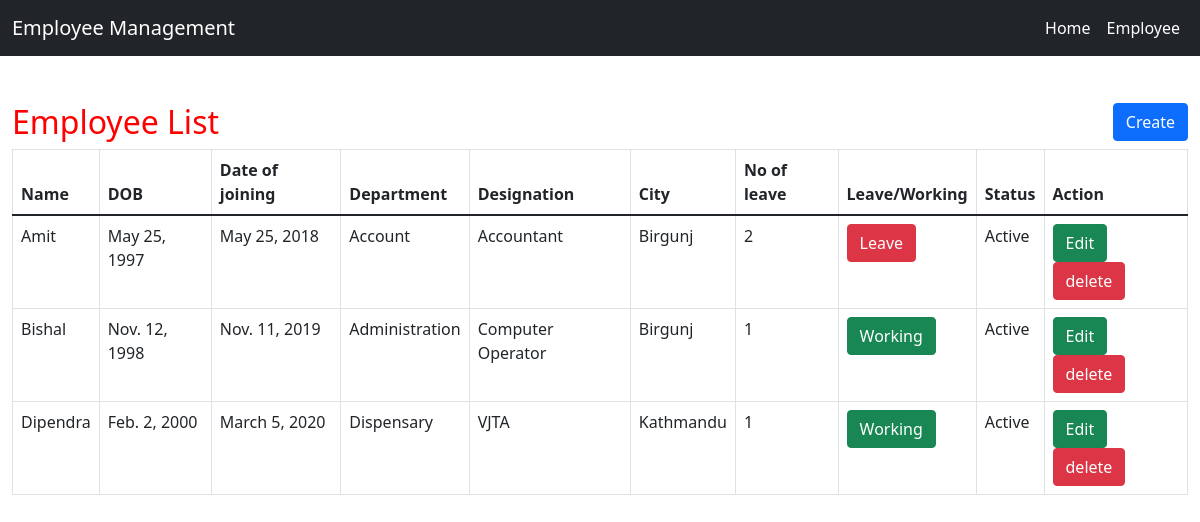
Page /employee-list/ on the earlier database version.
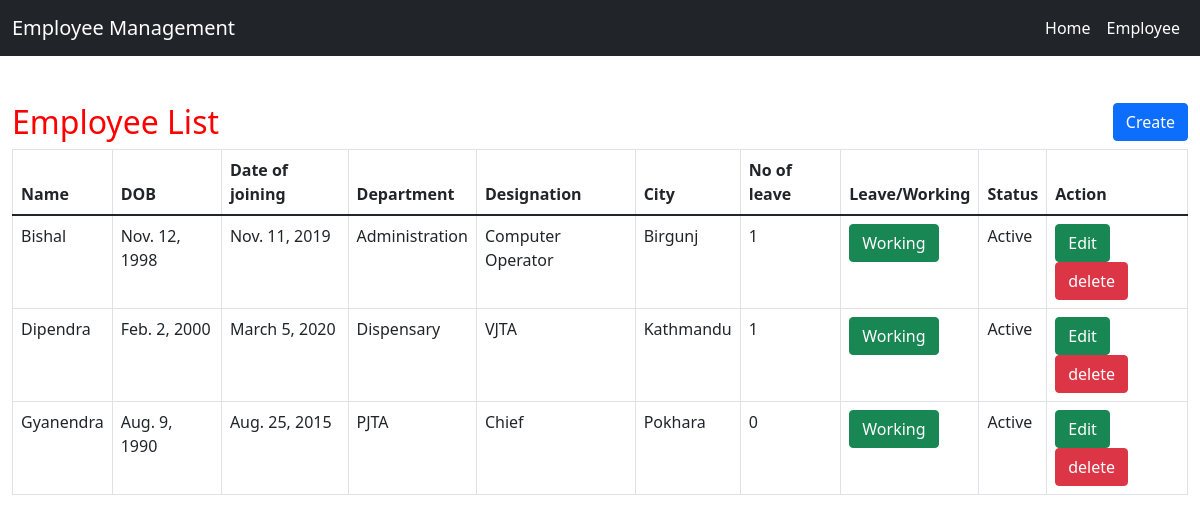
Same page on the later database version.
### app/models.py (models this page shows, shortened)
class Employee(models.Model):
    name = models.CharField(max_length=100,null=True)
    dob = models.DateField(null=True,blank=True)
    doj = models.DateField(null=True,blank=True)
    department = models.CharField(max_length=100,null=True)
    post = models.CharField(max_length=100,null=True)
    address = models.CharField(max_length=100,null=True)
    active = models.BooleanField(default=True)
    leave_count = models.IntegerField(null=True,blank=True,default=0)
    on_leave = models.BooleanField(default=False)

### app/views.py (the view)
# urls.py: path('employee-list/', views.employee_list,name='employee_list'),
def employee_list(request):
    employee_list = Employee.objects.all()
    context = {
        'employee_list':employee_list,
    }
    return render(request,'employee_list.html',context)

### app/templates/employee_list.html (shortened to what this page needs)
{% extends 'home.html' %}
{% block body %}
<link rel = stylesheet href = "//cdn.datatables.net/1.10.19/css/jquery.dataTables.min.css" defer>
<div  class="container-fluid">
        <h2 style="color:red;margin-top:4%">Employee List
            <a href="#"><button class="btn btn-primary" align="right" style="float:right">Create</button></a>
        </h2>
        <table class="table table-bordered" id="myTable">
  <thead>
  <tr>
    <th>Name</th>
    <th>DOB</th>
    <th>Date of joining</th>
      <th>Department</th>
      <th>Designation</th>
    <th>City</th>
    <th>No of leave</th>
    <th>Leave/Working</th>
    <th>Status</th>
    <th>Action</th>
  </tr>
  </thead>
   <tbody>
    {% for employee in employee_list %}
  <tr>
    <td>{{employee.name}}</td>
    <td>{{employee.dob}}</td>
    <td>{{employee.doj}}</td>
      <td>{{employee.department}}</td>
      <td>{{employee.post}}</td>
      <td>{{employee.address}}</td>
      <td>{{employee.leave_count}}</td>
      <td>
        {% if employee.on_leave %}
        <a href="{% url 'leave_status' employee.id %}" onclick="return confirm('Are you sure, You are working today?')"><button class="btn btn-danger">Leave</button></a>
          {% else %}
          <a href="{% url 'leave_status' employee.id %}"  onclick="return confirm('Are you sure, You are applying for leave?')"><button class="btn btn-success">Working</button></a>
        {% endif %}
      </td>
      <td>{% if employee.active %}Active{% else %}Inactive{% endif %}</td>
    <td><a href="{% url 'edit_employee' employee.id %}" ><button class="btn btn-success">Edit</button></a>
        <a href="{% url 'delete_employee' employee.id %}" onclick="return confirm('Are you sure?')"><button class="btn btn-danger">delete</button></a>
    </td>
  </tr>
    {% endfor %}
    </tbody>
</table>
</div>
{% endblock  %}

### app/templates/home.html (shortened to what this page needs)
<!doctype html>
{% load static %}
<html lang="en">
  <head>
    <link href="https://cdn.jsdelivr.net/npm/bootstrap@5.1.3/dist/css/bootstrap.min.css" rel="stylesheet">
  </head>
  <body>
    <nav class="navbar navbar-expand-lg navbar-dark bg-dark">
      <div class="container-fluid">
        <a class="navbar-brand" href="#">
          Employee Management
        </a>
        <div class="collapse navbar-collapse" id="navbarTogglerDemo03">
          <div class="d-flex">
            <ul class="navbar-nav me-auto mb-2 mb-lg-0">
            <li class="nav-item">
              <a class="nav-link active" aria-current="page" href="/">Home</a>
            </li>
            <li class="nav-item">
              <a class="nav-link active" aria-current="page" href="/employee-list">Employee</a>
            </li>
          </ul>
          </div>
        </div>
      </div>
    </nav>
    {% block body %}{% endblock  %}
  </body>
</html>

Differences in the rows shown:
removed Employee: name "Amit", dob "May 25, 1997", doj "May 25, 2018", department "Account", post "Accountant", address "Birgunj", leave_count "2", on_leave "Leave", active "Active"
added Employee: name "Gyanendra", dob "Aug. 9, 1990", doj "Aug. 25, 2015", department "PJTA", post "Chief", address "Pokhara", leave_count "0", on_leave "Working", active "Active"
